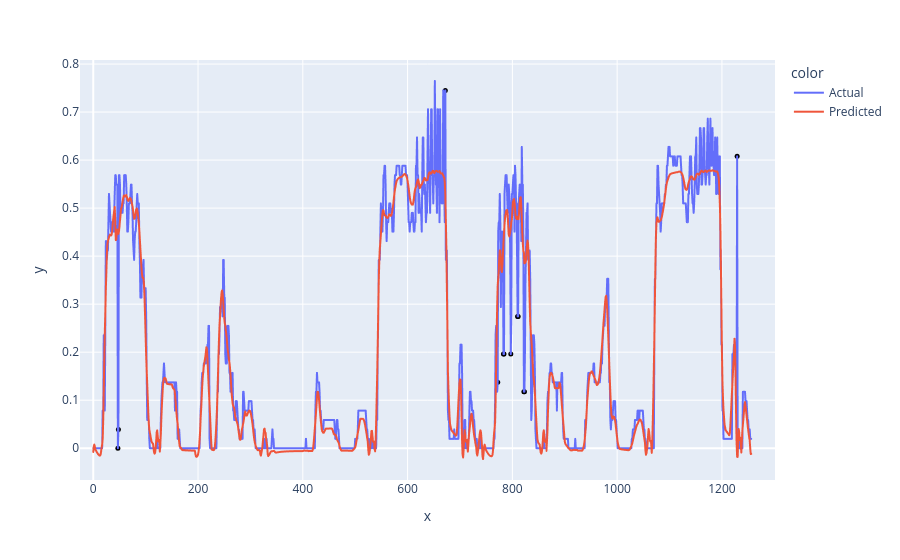

Notebook code cell kept with this figure:
### Code cell
display_prediction(X_test, predicted_load_test, 4, mean, std, 2)

### Figure 1 — Plotly figure (JSON) as saved in the notebook; plotly's stock layout.template omitted (floating-point values rounded to 4 significant figures; data arrays with more than 128 entries replaced by an {"elided": "..."} marker saying what was removed)
{"data": [{"hovertemplate": "color=Actual<br>x=%{x}<br>y=%{y}<extra></extra>", "legendgroup": "Actual", "line": {"color": "#636efa", "dash": "solid"}, "marker": {"symbol": "circle"}, "mode": "lines", "name": "Actual", "showlegend": true, "type": "scattergl", "x": {"elided": "1257 int values"}, "xaxis": "x", "y": {"elided": "1257 float values"}, "yaxis": "y"}, {"hovertemplate": "color=Predicted<br>x=%{x}<br>y=%{y}<extra></extra>", "legendgroup": "Predicted", "line": {"color": "#EF553B", "dash": "solid"}, "marker": {"symbol": "circle"}, "mode": "lines", "name": "Predicted", "showlegend": true, "type": "scattergl", "x": {"elided": "1257 int values"}, "xaxis": "x", "y": {"elided": "1257 float values"}, "yaxis": "y"}, {"hovertemplate": "x=%{x}<br>y=%{y}<extra></extra>", "legendgroup": "", "marker": {"color": "black", "size": 5, "symbol": "circle"}, "mode": "markers", "name": "", "orientation": "v", "showlegend": false, "type": "scatter", "x": [47, 48, 672, 772, 783, 784, 797, 810, 811, 822, 823, 1229], "xaxis": "x", "y": [0, 0.03922, 0.7451, 0.1373, 0.1961, 0.1961, 0.1961, 0.2745, 0.2745, 0.1176, 0.1176, 0.6078], "yaxis": "y"}], "layout": {"legend": {"title": {"text": "color"}, "tracegroupgap": 0}, "margin": {"t": 60}, "xaxis": {"anchor": "y", "domain": [0, 1], "title": {"text": "x"}}, "yaxis": {"anchor": "x", "domain": [0, 1], "title": {"text": "y"}}}}
